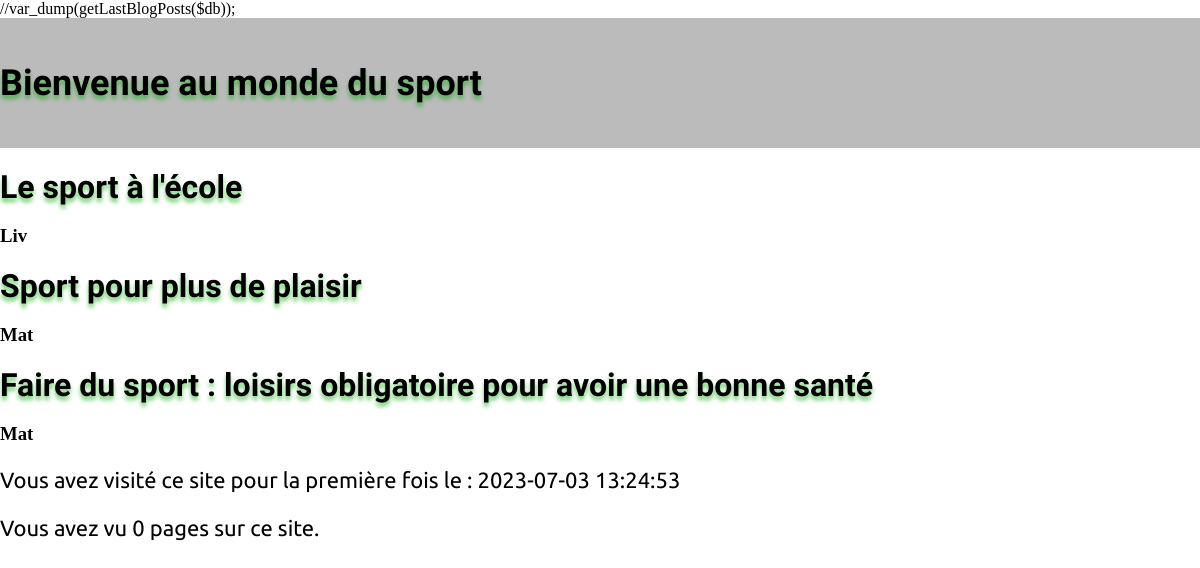
The page / on the database its author committed.
### tables this page shows
CREATE TABLE `articles` (
  `id` int(11) NOT NULL AUTO_INCREMENT,
  `title` tinytext NOT NULL,
  `text` text NOT NULL,
  `publishdate` datetime NOT NULL,
  `lastdate` datetime NOT NULL,
  `importdegree` int(11) NOT NULL DEFAULT 0,
  `autors_id` int(11) NOT NULL,
  PRIMARY KEY (`id`),
  KEY `fk_articles_autors1_idx` (`autors_id`),
  CONSTRAINT `fk_articles_autors1` FOREIGN KEY (`autors_id`) REFERENCES `autors` (`id`) ON DELETE NO ACTION ON UPDATE NO ACTION
);

CREATE TABLE `autors` (
  `id` int(11) NOT NULL AUTO_INCREMENT,
  `name` tinytext DEFAULT NULL,
  `lastname` tinytext NOT NULL,
  `pseudoname` tinytext NOT NULL,
  PRIMARY KEY (`id`),
  UNIQUE KEY `pseudoname_UNIQUE` (`pseudoname`) USING HASH
);

### app/controllers/homeController.php (called while the page is built, shortened)
<?php
require_once ("app/persistences/blogPostData.php");
$lastArticles = getLastBlogPosts($db);
include("ressources/views/layouts/header.tpl.php");
include ("ressources/views/home.tpl.php");
include("ressources/views/layouts/footer.tpl.php");
?>

### app/persistences/blogPostData.php (called while the page is built, shortened)
<?php
function getLastBlogPosts($database) {
    $blogQuery = "SELECT articles.title, autors.pseudoname FROM articles INNER JOIN autors ON articles.autors_id = autors.id ORDER BY articles.publishdate DESC LIMIT 10;";
    $statement = $database->prepare($blogQuery);
    $statement->execute();
    $lastBlogPosts = $statement->fetchAll();
    return $lastBlogPosts;
}

### ressources/views/home.tpl.php (the view)
//var_dump(getLastBlogPosts($db));
<div class="header">
    <h1>Bienvenue au monde du sport</h1>
</div>
<div class="row">
    <div class="leftcolumn">
        <div class="card">
            <?php if(getLastBlogPosts($db) === null):
            echo "<h2>Sorry, pas de nouveaux articles</h2>";
            else:
                foreach ($lastArticles as $article):
                    echo "<h2>$article[title] <h2>" . "\n";
                    echo "<h3>$article[pseudoname]<h3>" . "\n";
                    endforeach;
            endif;
            ?>
        </div>

### index.php (shortened to what this page needs)
<?php
$action = filter_input(INPUT_GET, "action", FILTER_SANITIZE_STRING);
$routes = [
    "home" => "ressources/views/home.tpl.php",
    "contact" => "ressources/views/contact.php",
    "about" => "ressources/views/about.php",
    "/" => "app/controllers/homeController.php"
];
if ($action === null) {
    include ("app/controllers/homeController.php");
 } else {
    $action = $routes[$action];
    include $action;
 }
 ?>
</body>
</html>

### ressources/views/layouts/header.tpl.php (shortened to what this page needs)
<!DOCTYPE html>
<html lang="fr">
<head>
    <link rel="stylesheet" href="ressouces/css/style.css">
</head>
<body>

### ressources/views/layouts/footer.tpl.php
<footer>
    <p>Vous avez visité ce site pour la première fois le : <?=$_SESSION['dateFirstVisit']?></p>
    <p>Vous avez vu <?=$_SESSION['countViewPage']?> pages sur ce site.</p>
</footer>
</body>
</html>

### ressources/css/style.css (style rules this page uses)
body { margin: 0; padding: 0; min-height: 100%; }
h1 { font-family: 'Yanone Kaffeesatz'; font-style: normal; font-weight: 700; font-size: 36px; line-height: 2rem; text-shadow: 0px 4px 4px rgba(14, 172, 12, 0.6); }
h2 { font-family: 'Yanone Kaffeesatz'; font-style: normal; font-weight: 700; font-size: 32px; line-height: 1.5rem; text-shadow: 0px 4px 4px rgba(14, 172, 12, 0.6); }
p, li { font-family: 'Ubuntu'; font-style: normal; font-weight: 400; font-size: 22px; color: #000000; }
@media only screen and (min-width : 550px) { h1 { font-size: 46px; } }
@media only screen and (min-width : 550px) { h2 { font-size: 36px; } }
@media only screen and (min-width : 550px) { p, li { font-size: 22px; } }
@media only screen and (min-width : 1100px) { h1 { font-size: 36px; } }
@media only screen and (min-width : 1100px) { h2 { font-size: 32px; } }
@media only screen and (min-width : 1100px) { p, li { font-size: 22px; } }
.header { background-color: rgb(187, 187, 187); display: flex; justify-content: space-between; align-items: center; height: 80px; position: sticky; top: 0; z-index: 2; }
@media only screen and (min-width: 768px) { .header { height: 100px; } }
@media only screen and (min-width: 992px) { .header { height: 110px; } }
@media only screen and (min-width: 1200px) { .header { height: 130px; } }
@media only screen and (min-width: 1200px) { .header { position: static; } }

### rows shown on the page
articles: title "Le sport à l'école", autors.pseudoname "Liv"
articles: title "Sport pour plus de plaisir", autors.pseudoname "Mat"
articles: title "Faire du sport : loisirs obligatoire pour avoir une bonne santé", autors.pseudoname "Mat"

### other values the page prints
$_SESSION['dateFirstVisit'] "2023-07-03 13:24:53"
$_SESSION['countViewPage'] "0"
